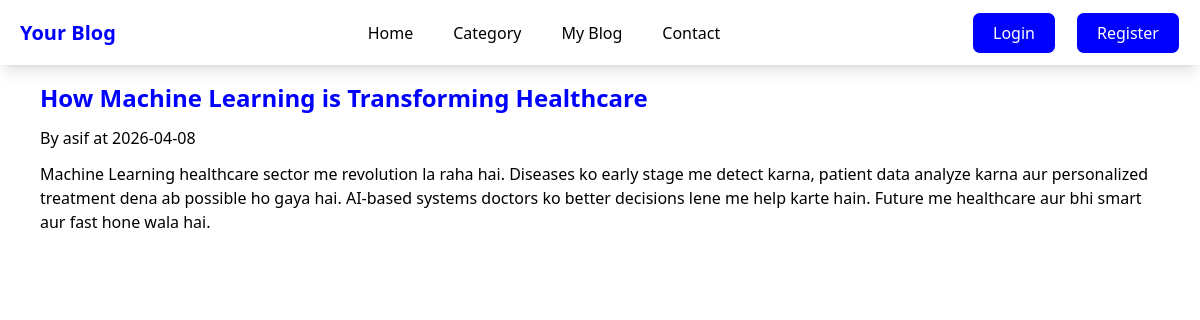
The app's page /blog/6 with its own data.
### models/model.py (models this page shows)
class BlogContant(db.Model):
     blogId = db.Column(db.Integer, primary_key = True)
     title = db.Column(db.String(200), nullable=False )
     contant = db.Column(db.Text, nullable=False)
     clreated_at =db.Column(db.DateTime, default= datetime.utcnow)
     auther = db.Column(db.String(200), nullable=False)

### app.py (the view)
@app.route('/blog/<int:id>', methods=['GET', 'POST'])
def bogconte(id):
     blog = BlogContant.query.filter_by(blogId=id).first()
     return render_template('blog.html', blog = blog)

### templates/blog.html (shortened to what this page needs)
{% extends 'base.html' %}
{% block contant %}
<div class=" p-3  flex flex-col flex-wrap gap-3 lg:px-10">
    <h1 class="text-2xl font-bold text-primery ">{{blog.title}}</h1>
    <p class="text-muted"> By {{blog.auther}} at {{ blog.clreated_at.strftime("%Y-%m-%d")}}</p>
    <p>{{ blog.contant}}</p>
</div>
{% endblock %}

### static/style.css (style rules this page uses)
* { box-sizing: border-box; overflow-x: hidden; }

### records on screen
BlogContant: title "How Machine Learning is Transforming Healthcare", auther "asif", clreated_at "2026-04-08", contant "Machine Learning healthcare sector me revolution la raha hai. Diseases ko early stage me detect karna, patient data analyze karna aur personalized treatment dena ab possible ho gaya hai. AI-based systems doctors ko better decisions lene me help karte hain. Future me healthcare aur bhi smart aur fast hone wala hai."
